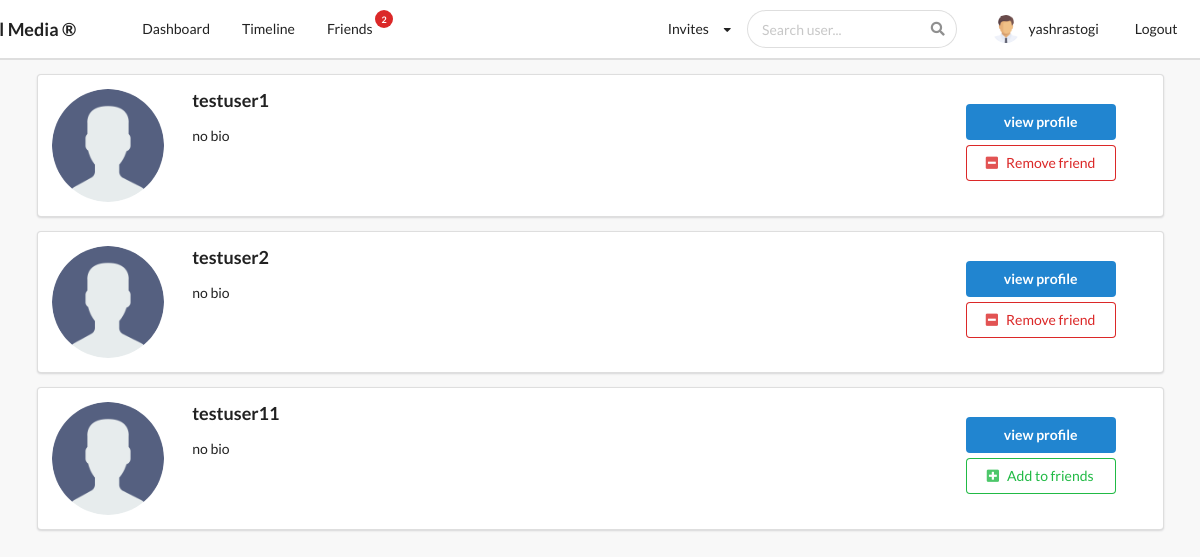
Screenshot of /profiles/ (signed in) with the database file from the repository.
### profiles/models.py (models this page shows, shortened)
class Profile(models.Model):
    first_name = models.CharField(max_length = 200, blank = True)
    last_name = models.CharField(max_length = 200, blank = True)
    user = models.OneToOneField(settings.AUTH_USER_MODEL,on_delete=models.CASCADE)
    bio = models.TextField(default = "no bio", max_length=300, blank = True)
    email = models.EmailField(max_length = 200,blank = True)
    country = models.CharField(choices = COUNTRY_CHOICES, max_length = 100,blank = True)
    avatar = models.ImageField(default = "avatar.png", upload_to = 'avatars/')
    friends = models.ManyToManyField(settings.AUTH_USER_MODEL, blank = True, related_name='friends')
    slug = models.SlugField(unique = True, blank = True)
    updated = models.DateTimeField(auto_now=True)
    created =  models.DateTimeField(auto_now_add=True)
    objects = ProfileManager()
    __initial_first_name = None
    __initial_last_name = None
    def __init__(self,*args, **kwargs):
        super().__init__(*args, **kwargs)
        self.__initial_first_name = self.first_name
        self.__initial_last_name = self.last_name
    def get_absolute_url(self):
        return reverse("profiles:profiles_detail_view", kwargs={"slug":self.slug})
    def get_friends_no(self):
        return self.friends.all().count()

### profiles/views.py (the view)
# urls.py: path('', ProfileListView.as_view(), name='all_profiles_view'),
class ProfileListView(LoginRequiredMixin, ListView):
    model = Profile
    template_name = 'profiles/profile_list.html'
    context_object_name = "qs"                        #this refers to the context
    def get_queryset(self):
        qs = Profile.objects.get_all_profiles(self.request.user)
        return qs
    def get_context_data(self, **kwargs):
        context = super().get_context_data(**kwargs)
        user = User.objects.get(username__iexact=self.request.user)
        profile = Profile.objects.get(user=user)
        context["profile"] = profile
        rel_r = Relationship.objects.filter(sender=profile)    #it store relationship we send to other user
        rel_s = Relationship.objects.filter(receiver=profile)  #it store relationship send by other user to our profile
        rel_receiver = []
        rel_sender = []
        for item in rel_r:
            rel_receiver.append(item.receiver.user)
        for item in rel_s:
            rel_sender.append(item.sender.user)
        context["rel_receiver"] = rel_receiver
        context["rel_sender"] = rel_sender
        context["is_empty"] = False
        if len(self.get_queryset()) == 0:
            context["is_empty"] = True
        return context

### profiles/context_processors.py (called while the page is built)
def profile_dp(request):
    if request.user.is_authenticated:
        profile_obj = Profile.objects.get(user=request.user)
        pic = profile_obj.avatar
        return {'picture':pic}
    return {}

def invitation_received_no(request):
    if request.user.is_authenticated:
        profile_obj = Profile.objects.get(user=request.user)
        qs_count = Relationship.objects.invitations_received(profile_obj).count()
        return {'invites_no':qs_count}
    return {}

def friends_no(request):
    if request.user.is_authenticated:
        profile_obj = Profile.objects.get(user=request.user)
        count = profile_obj.get_friends_no()
        return {'friend_count':count}
    return {}

def search_profiles(request):
    if request.user.is_authenticated:
        context = {}
        context["qs_json"] = json.dumps(list(Profile.objects.values()), default=str)
        return context
    else:
        return {}

### profiles/models.py (called while the page is built)
    def get_all_profiles(self, me):
        profiles = Profile.objects.all().exclude(user = me)
        return profiles

    def invitations_received(self,receiver):
        qs = Relationship.objects.filter(receiver=receiver, status='send')
        return qs

### profiles/templates/profiles/profile_list.html (shortened to what this page needs)
{% extends 'base.html' %}
{% block content %}
    {% for obj in qs %}
        <div class="ui segment">
            <div class="ui grid">
                <div class="row">
                    <div class="two wide column">
                        <img class="ui small circular image" src="{{obj.avatar.url}}">
                    </div>
                    <div class="eleven wide column">
                        <h3>{{obj.user}}</h3>
                        <p>{{obj.bio}}</p>
                    </div>
                    <div class="three wide column" style="margin-top:15px;">
                        <a href="{{obj.get_absolute_url}}">
                            <button class="ui primary button" style="margin-bottom:5px; width: 150px">
                                view profile
                            </button>
                        </a>
                        {% if obj.user not in rel_receiver and obj.user not in rel_sender %}
                            <form action="{% url 'profiles:send_invite' %}" method="POST">
                                <button type="submit" class="ui positive basic button" style="width:150px;"><i class="plus square icon"></i>Add to friends</button>
                            </form>
                        {% endif %}
                        <br>
                        {% if request.user in obj.friends.all %}
                            <form action="{% url 'profiles:remove_friend' %}" method="POST">
                                <button type="submit" class="ui negative basic button"><i class="minus square icon"></i>Remove friend</button>
                            </form>
                        {% endif %}
                    </div>
                </div>
            </div>
        </div>
    {% endfor %}
{% endblock content %}

### templates/main/navbar.html (shortened to what this page needs)
{% url 'posts:main_post_view' as path_to_posts %}
{% url 'profiles:my_profile_view' as path_to_my_profile %}
{% url 'profiles:my_friends_view' as path_to_friends %}
{% url 'profiles:users_posts' as path_to_timeline %}
{% url 'logout_view' as path_to_logout %}
{% url 'login_view' as path_to_login %}
<div class="ui secondary pointing menu nav"
    style="height:60px; position:sticky; top:0; z-index:1; background-color: white;">
    <div class="ui container">
        <h3 style="margin-left:-80px; padding-right:50px; padding-top: 8px;">Social Media &reg;</h3>
        <a href="{{path_to_posts}}" class="{% if request.path == path_to_posts %}active{% endif %} item">
            Dashboard
        </a>
        {% if request.user.is_authenticated %}
        <a href="{{path_to_timeline}}" class="{% if request.path == path_to_timeline %}active{% endif %} item">
            Timeline
        </a>
        <a  href="{{path_to_friends}}" class="{% if request.path == path_to_friends %}active{% endif %} item">
            Friends
            <div class="mini floating circular ui red label" style="top:0px;">{{friend_count}}</div>
        </a>
        {% endif %}
        <div class="right menu">
            {% if request.user.is_authenticated %}
            <div class="item">
                <div class="ui dropdown"> Invites
                    <i class="ui dropdown icon"></i>
                </div>
            </div>
            <div class="ui search" style="padding-right:30px;">
                <div class="ui icon input">
                    <input id="search_here" class="prompt" type="text" placeholder="Search user...">
                </div>
            </div>
            <a style="padding:5px; padding-right:20px" href="{{path_to_my_profile}}"
                class="{% if request.path == path_to_my_profile %}active{% endif %} item" style="margin-top:10px;">
                <img src={{picture.url}} class="ui avatar image">&nbsp;
                {{request.user}}
            </a>
            <a style="margin-right:-30px" href="{{path_to_logout}}" class="ui item">Logout</a>
            {% else %}
            <a href="{{path_to_login}}" class="ui item">
                Login
            </a>
            {% endif %}
        </div>
    </div>
</div>

### static_project/style.css (style rules this page uses)
body { background-color: #f8f8f8 !important; }
.nav { border-radius: 0px !important; padding: 10px 0 10px 0 !important; background-color: black; }

### rows the page displays
Profile: avatar (placeholder picture), user "testuser1", bio "no bio"
Profile: avatar (placeholder picture), user "testuser2", bio "no bio"
Profile: avatar (placeholder picture), user "testuser11", bio "no bio"

### other values shown
{{ friend_count }} "2"
{{ request.user }} "yashrastogi"
